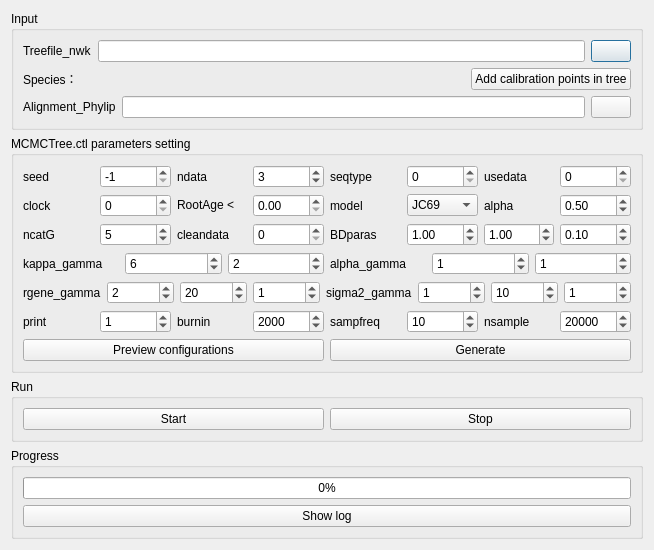
<?xml version="1.0" encoding="UTF-8"?>
<ui version="4.0">
 <class>MCMCTree</class>
 <widget class="QDialog" name="MCMCTree">
  <property name="geometry">
   <rect>
    <x>0</x>
    <y>0</y>
    <width>654</width>
    <height>520</height>
   </rect>
  </property>
  <property name="windowTitle">
   <string>MCMCTree</string>
  </property>
  <layout class="QVBoxLayout" name="verticalLayout_5">
   <item>
    <widget class="QGroupBox" name="groupBox">
     <property name="title">
      <string>Input</string>
     </property>
     <layout class="QVBoxLayout" name="verticalLayout_4">
      <item>
       <layout class="QGridLayout" name="gridLayout">
        <item row="0" column="0">
         <widget class="QLabel" name="label">
          <property name="text">
           <string>Treefile_nwk</string>
          </property>
         </widget>
        </item>
        <item row="0" column="1">
         <widget class="QLineEdit" name="lineEdit"/>
        </item>
        <item row="0" column="2">
         <widget class="QPushButton" name="pushButton_4">
          <property name="text">
           <string/>
          </property>
         </widget>
        </item>
       </layout>
      </item>
      <item>
       <layout class="QHBoxLayout" name="horizontalLayout">
        <item>
         <widget class="QLabel" name="label_2">
          <property name="text">
           <string>Species：</string>
          </property>
         </widget>
        </item>
        <item>
         <widget class="QLabel" name="label_5">
          <property name="text">
           <string/>
          </property>
         </widget>
        </item>
        <item>
         <spacer name="horizontalSpacer">
          <property name="orientation">
           <enum>Qt::Horizontal</enum>
          </property>
          <property name="sizeHint" stdset="0">
           <size>
            <width>178</width>
            <height>20</height>
           </size>
          </property>
         </spacer>
        </item>
        <item>
         <widget class="QPushButton" name="pushButton">
          <property name="text">
           <string>Add calibration points in tree</string>
          </property>
         </widget>
        </item>
       </layout>
      </item>
      <item>
       <layout class="QGridLayout" name="gridLayout_2">
        <item row="0" column="0">
         <widget class="QLabel" name="label_4">
          <property name="text">
           <string>Alignment_Phylip</string>
          </property>
         </widget>
        </item>
        <item row="0" column="1">
         <widget class="QLineEdit" name="lineEdit_2"/>
        </item>
        <item row="0" column="2">
         <widget class="QPushButton" name="pushButton_3">
          <property name="text">
           <string/>
          </property>
         </widget>
        </item>
       </layout>
      </item>
     </layout>
    </widget>
   </item>
   <item>
    <widget class="QGroupBox" name="groupBox_2">
     <property name="title">
      <string>MCMCTree.ctl parameters setting</string>
     </property>
     <layout class="QVBoxLayout" name="verticalLayout">
      <item>
       <layout class="QGridLayout" name="gridLayout_5">
        <item row="0" column="0">
         <widget class="QLabel" name="label_6">
          <property name="text">
           <string>seed</string>
          </property>
         </widget>
        </item>
        <item row="0" column="1">
         <widget class="QSpinBox" name="spinBox_23">
          <property name="minimum">
           <number>-1</number>
          </property>
          <property name="value">
           <number>-1</number>
          </property>
         </widget>
        </item>
        <item row="0" column="2">
         <widget class="QLabel" name="label_3">
          <property name="text">
           <string>ndata</string>
          </property>
         </widget>
        </item>
        <item row="0" column="3">
         <widget class="QSpinBox" name="spinBox">
          <property name="value">
           <number>3</number>
          </property>
         </widget>
        </item>
        <item row="0" column="4">
         <widget class="QLabel" name="label_8">
          <property name="text">
           <string>seqtype</string>
          </property>
         </widget>
        </item>
        <item row="0" column="5">
         <widget class="QSpinBox" name="spinBox_3">
          <property name="maximum">
           <number>2</number>
          </property>
         </widget>
        </item>
        <item row="0" column="6">
         <widget class="QLabel" name="label_9">
          <property name="text">
           <string>usedata</string>
          </property>
         </widget>
        </item>
        <item row="0" column="7">
         <widget class="QSpinBox" name="spinBox_4">
          <property name="maximum">
           <number>3</number>
          </property>
         </widget>
        </item>
        <item row="1" column="0">
         <widget class="QLabel" name="label_10">
          <property name="text">
           <string>clock</string>
          </property>
         </widget>
        </item>
        <item row="1" column="1">
         <widget class="QSpinBox" name="spinBox_5">
          <property name="maximum">
           <number>3</number>
          </property>
         </widget>
        </item>
        <item row="1" column="2">
         <widget class="QLabel" name="label_14">
          <property name="text">
           <string>RootAge &lt;</string>
          </property>
         </widget>
        </item>
        <item row="1" column="3">
         <widget class="QDoubleSpinBox" name="doubleSpinBox">
          <property name="singleStep">
           <double>0.100000000000000</double>
          </property>
         </widget>
        </item>
        <item row="1" column="4">
         <widget class="QLabel" name="label_11">
          <property name="text">
           <string>model</string>
          </property>
         </widget>
        </item>
        <item row="1" column="6">
         <widget class="QLabel" name="label_15">
          <property name="text">
           <string>alpha</string>
          </property>
         </widget>
        </item>
        <item row="1" column="7">
         <widget class="QDoubleSpinBox" name="doubleSpinBox_6">
          <property name="singleStep">
           <double>0.100000000000000</double>
          </property>
          <property name="value">
           <double>0.500000000000000</double>
          </property>
         </widget>
        </item>
        <item row="1" column="5">
         <widget class="QComboBox" name="comboBox">
          <item>
           <property name="text">
            <string>JC69</string>
           </property>
          </item>
          <item>
           <property name="text">
            <string>K80</string>
           </property>
          </item>
          <item>
           <property name="text">
            <string>F81</string>
           </property>
          </item>
          <item>
           <property name="text">
            <string>F84</string>
           </property>
          </item>
          <item>
           <property name="text">
            <string>HKY85</string>
           </property>
          </item>
         </widget>
        </item>
       </layout>
      </item>
      <item>
       <layout class="QGridLayout" name="gridLayout_6">
        <item row="0" column="0">
         <widget class="QLabel" name="label_16">
          <property name="text">
           <string>ncatG</string>
          </property>
         </widget>
        </item>
        <item row="0" column="1">
         <widget class="QSpinBox" name="spinBox_21">
          <property name="value">
           <number>5</number>
          </property>
         </widget>
        </item>
        <item row="0" column="2">
         <widget class="QLabel" name="label_26">
          <property name="text">
           <string>cleandata</string>
          </property>
         </widget>
        </item>
        <item row="0" column="3">
         <widget class="QSpinBox" name="spinBox_24">
          <property name="maximum">
           <number>1</number>
          </property>
         </widget>
        </item>
        <item row="0" column="4">
         <widget class="QLabel" name="label_17">
          <property name="text">
           <string>BDparas</string>
          </property>
         </widget>
        </item>
        <item row="0" column="5">
         <widget class="QDoubleSpinBox" name="doubleSpinBox_3">
          <property name="singleStep">
           <double>0.100000000000000</double>
          </property>
          <property name="value">
           <double>1.000000000000000</double>
          </property>
         </widget>
        </item>
        <item row="0" column="6">
         <widget class="QDoubleSpinBox" name="doubleSpinBox_4">
          <property name="singleStep">
           <double>0.100000000000000</double>
          </property>
          <property name="value">
           <double>1.000000000000000</double>
          </property>
         </widget>
        </item>
        <item row="0" column="7">
         <widget class="QDoubleSpinBox" name="doubleSpinBox_5">
          <property name="singleStep">
           <double>0.100000000000000</double>
          </property>
          <property name="value">
           <double>0.100000000000000</double>
          </property>
         </widget>
        </item>
       </layout>
      </item>
      <item>
       <layout class="QGridLayout" name="gridLayout_7">
        <item row="0" column="0">
         <widget class="QLabel" name="label_18">
          <property name="text">
           <string>kappa_gamma</string>
          </property>
         </widget>
        </item>
        <item row="0" column="1">
         <widget class="QSpinBox" name="spinBox_8">
          <property name="value">
           <number>6</number>
          </property>
         </widget>
        </item>
        <item row="0" column="2">
         <widget class="QSpinBox" name="spinBox_9">
          <property name="value">
           <number>2</number>
          </property>
         </widget>
        </item>
        <item row="0" column="3">
         <widget class="QLabel" name="label_19">
          <property name="text">
           <string>alpha_gamma</string>
          </property>
         </widget>
        </item>
        <item row="0" column="4">
         <widget class="QSpinBox" name="spinBox_10">
          <property name="value">
           <number>1</number>
          </property>
         </widget>
        </item>
        <item row="0" column="5">
         <widget class="QSpinBox" name="spinBox_11">
          <property name="value">
           <number>1</number>
          </property>
         </widget>
        </item>
       </layout>
      </item>
      <item>
       <layout class="QGridLayout" name="gridLayout_8">
        <item row="0" column="0">
         <widget class="QLabel" name="label_20">
          <property name="text">
           <string>rgene_gamma</string>
          </property>
         </widget>
        </item>
        <item row="0" column="1">
         <widget class="QSpinBox" name="spinBox_12">
          <property name="value">
           <number>2</number>
          </property>
         </widget>
        </item>
        <item row="0" column="2">
         <widget class="QSpinBox" name="spinBox_13">
          <property name="value">
           <number>20</number>
          </property>
         </widget>
        </item>
        <item row="0" column="3">
         <widget class="QSpinBox" name="spinBox_14">
          <property name="value">
           <number>1</number>
          </property>
         </widget>
        </item>
        <item row="0" column="4">
         <widget class="QLabel" name="label_21">
          <property name="text">
           <string>sigma2_gamma</string>
          </property>
         </widget>
        </item>
        <item row="0" column="5">
         <widget class="QSpinBox" name="spinBox_15">
          <property name="value">
           <number>1</number>
          </property>
         </widget>
        </item>
        <item row="0" column="6">
         <widget class="QSpinBox" name="spinBox_16">
          <property name="value">
           <number>10</number>
          </property>
         </widget>
        </item>
        <item row="0" column="7">
         <widget class="QSpinBox" name="spinBox_17">
          <property name="value">
           <number>1</number>
          </property>
         </widget>
        </item>
       </layout>
      </item>
      <item>
       <layout class="QGridLayout" name="gridLayout_9">
        <item row="0" column="0">
         <widget class="QLabel" name="label_7">
          <property name="text">
           <string>print</string>
          </property>
         </widget>
        </item>
        <item row="0" column="1">
         <widget class="QSpinBox" name="spinBox_7">
          <property name="maximum">
           <number>2</number>
          </property>
          <property name="value">
           <number>1</number>
          </property>
         </widget>
        </item>
        <item row="0" column="2">
         <widget class="QLabel" name="label_22">
          <property name="text">
           <string>burnin</string>
          </property>
         </widget>
        </item>
        <item row="0" column="3">
         <widget class="QSpinBox" name="spinBox_18">
          <property name="maximum">
           <number>99999</number>
          </property>
          <property name="singleStep">
           <number>500</number>
          </property>
          <property name="value">
           <number>2000</number>
          </property>
         </widget>
        </item>
        <item row="0" column="4">
         <widget class="QLabel" name="label_12">
          <property name="text">
           <string>sampfreq</string>
          </property>
         </widget>
        </item>
        <item row="0" column="5">
         <widget class="QSpinBox" name="spinBox_19">
          <property name="maximum">
           <number>200</number>
          </property>
          <property name="singleStep">
           <number>10</number>
          </property>
          <property name="value">
           <number>10</number>
          </property>
         </widget>
        </item>
        <item row="0" column="6">
         <widget class="QLabel" name="label_13">
          <property name="text">
           <string>nsample</string>
          </property>
         </widget>
        </item>
        <item row="0" column="7">
         <widget class="QSpinBox" name="spinBox_20">
          <property name="maximum">
           <number>9999999</number>
          </property>
          <property name="singleStep">
           <number>10000</number>
          </property>
          <property name="value">
           <number>20000</number>
          </property>
          <property name="displayIntegerBase">
           <number>10</number>
          </property>
         </widget>
        </item>
       </layout>
      </item>
      <item>
       <layout class="QGridLayout" name="gridLayout_10">
        <item row="0" column="0">
         <widget class="QPushButton" name="pushButton_7">
          <property name="text">
           <string>Preview configurations</string>
          </property>
         </widget>
        </item>
        <item row="0" column="1">
         <widget class="QPushButton" name="pushButton_15">
          <property name="text">
           <string>Generate</string>
          </property>
         </widget>
        </item>
       </layout>
      </item>
     </layout>
    </widget>
   </item>
   <item>
    <widget class="QGroupBox" name="groupBox_3">
     <property name="title">
      <string>Run</string>
     </property>
     <layout class="QVBoxLayout" name="verticalLayout_2">
      <item>
       <layout class="QGridLayout" name="gridLayout_11">
        <item row="0" column="0">
         <widget class="ArrowPushButton" name="pushButton_5">
          <property name="sizePolicy">
           <sizepolicy hsizetype="Expanding" vsizetype="Fixed">
            <horstretch>0</horstretch>
            <verstretch>0</verstretch>
           </sizepolicy>
          </property>
          <property name="layoutDirection">
           <enum>Qt::LeftToRight</enum>
          </property>
          <property name="autoFillBackground">
           <bool>false</bool>
          </property>
          <property name="text">
           <string>Start</string>
          </property>
          <property name="icon">
           <iconset>
            <normaloff>:/picture/resourses/if_start_60207.png</normaloff>:/picture/resourses/if_start_60207.png</iconset>
          </property>
          <property name="autoExclusive">
           <bool>false</bool>
          </property>
         </widget>
        </item>
        <item row="0" column="1">
         <widget class="ArrowPushButton" name="pushButton_2">
          <property name="sizePolicy">
           <sizepolicy hsizetype="Expanding" vsizetype="Fixed">
            <horstretch>0</horstretch>
            <verstretch>0</verstretch>
           </sizepolicy>
          </property>
          <property name="text">
           <string>Stop</string>
          </property>
          <property name="icon">
           <iconset>
            <normaloff>:/picture/resourses/if_Delete_1493279.png</normaloff>:/picture/resourses/if_Delete_1493279.png</iconset>
          </property>
         </widget>
        </item>
       </layout>
      </item>
     </layout>
    </widget>
   </item>
   <item>
    <widget class="QGroupBox" name="groupBox_4">
     <property name="title">
      <string>Progress</string>
     </property>
     <layout class="QVBoxLayout" name="verticalLayout_3">
      <item>
       <layout class="QGridLayout" name="gridLayout_12">
        <item row="0" column="0">
         <widget class="QProgressBar" name="progressBar">
          <property name="value">
           <number>0</number>
          </property>
         </widget>
        </item>
        <item row="1" column="0">
         <widget class="QPushButton" name="pushButton_6">
          <property name="text">
           <string>Show log</string>
          </property>
          <property name="icon">
           <iconset>
            <normaloff>:/picture/resourses/Eye_Care_Services-512.png</normaloff>:/picture/resourses/Eye_Care_Services-512.png</iconset>
          </property>
         </widget>
        </item>
       </layout>
      </item>
     </layout>
    </widget>
   </item>
  </layout>
 </widget>
 <customwidgets>
  <customwidget>
   <class>ArrowPushButton</class>
   <extends>QPushButton</extends>
   <header>src.CustomWidget.h</header>
  </customwidget>
 </customwidgets>
 <tabstops>
  <tabstop>spinBox_23</tabstop>
  <tabstop>spinBox</tabstop>
  <tabstop>spinBox_3</tabstop>
  <tabstop>spinBox_4</tabstop>
  <tabstop>spinBox_5</tabstop>
  <tabstop>doubleSpinBox</tabstop>
  <tabstop>doubleSpinBox_6</tabstop>
  <tabstop>spinBox_21</tabstop>
  <tabstop>doubleSpinBox_3</tabstop>
  <tabstop>doubleSpinBox_4</tabstop>
  <tabstop>doubleSpinBox_5</tabstop>
  <tabstop>spinBox_8</tabstop>
  <tabstop>spinBox_9</tabstop>
  <tabstop>spinBox_10</tabstop>
  <tabstop>spinBox_11</tabstop>
  <tabstop>spinBox_12</tabstop>
  <tabstop>spinBox_13</tabstop>
  <tabstop>spinBox_14</tabstop>
  <tabstop>spinBox_15</tabstop>
  <tabstop>spinBox_16</tabstop>
  <tabstop>spinBox_17</tabstop>
  <tabstop>spinBox_7</tabstop>
  <tabstop>spinBox_18</tabstop>
  <tabstop>spinBox_19</tabstop>
  <tabstop>spinBox_20</tabstop>
  <tabstop>pushButton_3</tabstop>
  <tabstop>pushButton_4</tabstop>
  <tabstop>lineEdit</tabstop>
  <tabstop>pushButton</tabstop>
  <tabstop>lineEdit_2</tabstop>
  <tabstop>pushButton_15</tabstop>
 </tabstops>
 <resources/>
 <connections/>
</ui>
